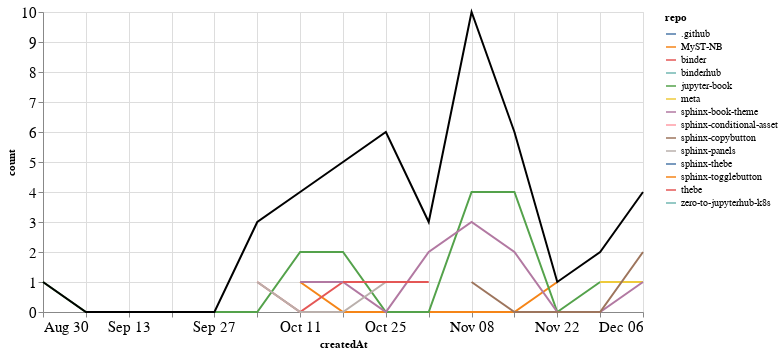

Notebook code for this chart:
### Markdown cell above
### PRs

### Code cell
prs_time = prs.groupby('repo').resample('W', on='createdAt').count()['author'].reset_index()
prs_time = prs_time.rename(columns={'author': 'count'})
prs_time_total = prs_time.groupby('createdAt').agg({"count": "sum"}).reset_index()

ch1 = alt.Chart(prs_time, width=600).mark_line().encode(
    x='createdAt',
    y='count',
    color='repo',
    tooltip="repo"
)

ch2 = alt.Chart(prs_time_total, width=600).mark_line(color="black").encode(
    x='createdAt',
    y='count',
)

ch1 + ch2

### Figure 1 — Vega-Lite specification as saved in the notebook (floating-point values rounded to 4 significant figures)
{"config": {"axisLeft": {"labelFontSize": 15}, "axisBottom": {"labelFontSize": 15}}, "layer": [{"data": {"name": "data-3154a95316f7ad34aec3740948172ba3"}, "mark": "line", "encoding": {"color": {"type": "nominal", "field": "repo"}, "tooltip": {"type": "nominal", "field": "repo"}, "x": {"type": "temporal", "field": "createdAt"}, "y": {"type": "quantitative", "field": "count"}}, "width": 600}, {"data": {"name": "data-6f7e52703581e1b02e74ebf81444331c"}, "mark": {"type": "line", "color": "black"}, "encoding": {"x": {"type": "temporal", "field": "createdAt"}, "y": {"type": "quantitative", "field": "count"}}, "width": 600}], "$schema": "https://vega.github.io/schema/vega-lite/v4.8.1.json", "datasets": {"data-3154a95316f7ad34aec3740948172ba3": [{"repo": ".github", "createdAt": "2020-11-08T00:00:00", "count": 1}, {"repo": "MyST-NB", "createdAt": "2020-10-11T00:00:00", "count": 1}, {"repo": "MyST-NB", "createdAt": "2020-10-18T00:00:00", "count": 0}, {"repo": "MyST-NB", "createdAt": "2020-10-25T00:00:00", "count": 0}, {"repo": "MyST-NB", "createdAt": "2020-11-01T00:00:00", "count": 0}, {"repo": "MyST-NB", "createdAt": "2020-11-08T00:00:00", "count": 0}, {"repo": "MyST-NB", "createdAt": "2020-11-15T00:00:00", "count": 0}, {"repo": "MyST-NB", "createdAt": "2020-11-22T00:00:00", "count": 1}, {"repo": "binder", "createdAt": "2020-10-04T00:00:00", "count": 1}, {"repo": "binder", "createdAt": "2020-10-11T00:00:00", "count": 0}, {"repo": "binder", "createdAt": "2020-10-18T00:00:00", "count": 1}, {"repo": "binderhub", "createdAt": "2020-10-04T00:00:00", "count": 1}, {"repo": "jupyter-book", "createdAt": "2020-08-30T00:00:00", "count": 1}, {"repo": "jupyter-book", "createdAt": "2020-09-06T00:00:00", "count": 0}, {"repo": "jupyter-book", "createdAt": "2020-09-13T00:00:00", "count": 0}, {"repo": "jupyter-book", "createdAt": "2020-09-20T00:00:00", "count": 0}, {"repo": "jupyter-book", "createdAt": "2020-09-27T00:00:00", "count": 0}, {"repo": "jupyter-book", "createdAt": "2020-10-04T00:00:00", "count": 0}, {"repo": "jupyter-book", "createdAt": "2020-10-11T00:00:00", "count": 2}, {"repo": "jupyter-book", "createdAt": "2020-10-18T00:00:00", "count": 2}, {"repo": "jupyter-book", "createdAt": "2020-10-25T00:00:00", "count": 0}, {"repo": "jupyter-book", "createdAt": "2020-11-01T00:00:00", "count": 0}, {"repo": "jupyter-book", "createdAt": "2020-11-08T00:00:00", "count": 4}, {"repo": "jupyter-book", "createdAt": "2020-11-15T00:00:00", "count": 4}, {"repo": "jupyter-book", "createdAt": "2020-11-22T00:00:00", "count": 0}, {"repo": "jupyter-book", "createdAt": "2020-11-29T00:00:00", "count": 1}, {"repo": "meta", "createdAt": "2020-11-29T00:00:00", "count": 1}, {"repo": "meta", "createdAt": "2020-12-06T00:00:00", "count": 1}, {"repo": "sphinx-book-theme", "createdAt": "2020-10-11T00:00:00", "count": 1}, {"repo": "sphinx-book-theme", "createdAt": "2020-10-18T00:00:00", "count": 1}, {"repo": "sphinx-book-theme", "createdAt": "2020-10-25T00:00:00", "count": 0}, {"repo": "sphinx-book-theme", "createdAt": "2020-11-01T00:00:00", "count": 2}, {"repo": "sphinx-book-theme", "createdAt": "2020-11-08T00:00:00", "count": 3}, {"repo": "sphinx-book-theme", "createdAt": "2020-11-15T00:00:00", "count": 2}, {"repo": "sphinx-book-theme", "createdAt": "2020-11-22T00:00:00", "count": 0}, {"repo": "sphinx-book-theme", "createdAt": "2020-11-29T00:00:00", "count": 0}, {"repo": "sphinx-book-theme", "createdAt": "2020-12-06T00:00:00", "count": 1}, {"repo": "sphinx-conditional-asset", "createdAt": "2020-10-25T00:00:00", "count": 2}, {"repo": "sphinx-copybutton", "createdAt": "2020-11-08T00:00:00", "count": 1}, {"repo": "sphinx-copybutton", "createdAt": "2020-11-15T00:00:00", "count": 0}, {"repo": "sphinx-copybutton", "createdAt": "2020-11-22T00:00:00", "count": 0}, {"repo": "sphinx-copybutton", "createdAt": "2020-11-29T00:00:00", "count": 0}, {"repo": "sphinx-copybutton", "createdAt": "2020-12-06T00:00:00", "count": 2}, {"repo": "sphinx-panels", "createdAt": "2020-10-04T00:00:00", "count": 1}, {"repo": "sphinx-panels", "createdAt": "2020-10-11T00:00:00", "count": 0}, {"repo": "sphinx-panels", "createdAt": "2020-10-18T00:00:00", "count": 0}, {"repo": "sphinx-panels", "createdAt": "2020-10-25T00:00:00", "count": 1}, {"repo": "sphinx-thebe", "createdAt": "2020-10-25T00:00:00", "count": 1}, {"repo": "sphinx-togglebutton", "createdAt": "2020-10-25T00:00:00", "count": 1}, {"repo": "thebe", "createdAt": "2020-10-18T00:00:00", "count": 1}, {"repo": "thebe", "createdAt": "2020-10-25T00:00:00", "count": 1}, {"repo": "thebe", "createdAt": "2020-11-01T00:00:00", "count": 1}, {"repo": "zero-to-jupyterhub-k8s", "createdAt": "2020-11-08T00:00:00", "count": 1}], "data-6f7e52703581e1b02e74ebf81444331c": [{"createdAt": "2020-08-30T00:00:00", "count": 1}, {"createdAt": "2020-09-06T00:00:00", "count": 0}, {"createdAt": "2020-09-13T00:00:00", "count": 0}, {"createdAt": "2020-09-20T00:00:00", "count": 0}, {"createdAt": "2020-09-27T00:00:00", "count": 0}, {"createdAt": "2020-10-04T00:00:00", "count": 3}, {"createdAt": "2020-10-11T00:00:00", "count": 4}, {"createdAt": "2020-10-18T00:00:00", "count": 5}, {"createdAt": "2020-10-25T00:00:00", "count": 6}, {"createdAt": "2020-11-01T00:00:00", "count": 3}, {"createdAt": "2020-11-08T00:00:00", "count": 10}, {"createdAt": "2020-11-15T00:00:00", "count": 6}, {"createdAt": "2020-11-22T00:00:00", "count": 1}, {"createdAt": "2020-11-29T00:00:00", "count": 2}, {"createdAt": "2020-12-06T00:00:00", "count": 4}]}}
